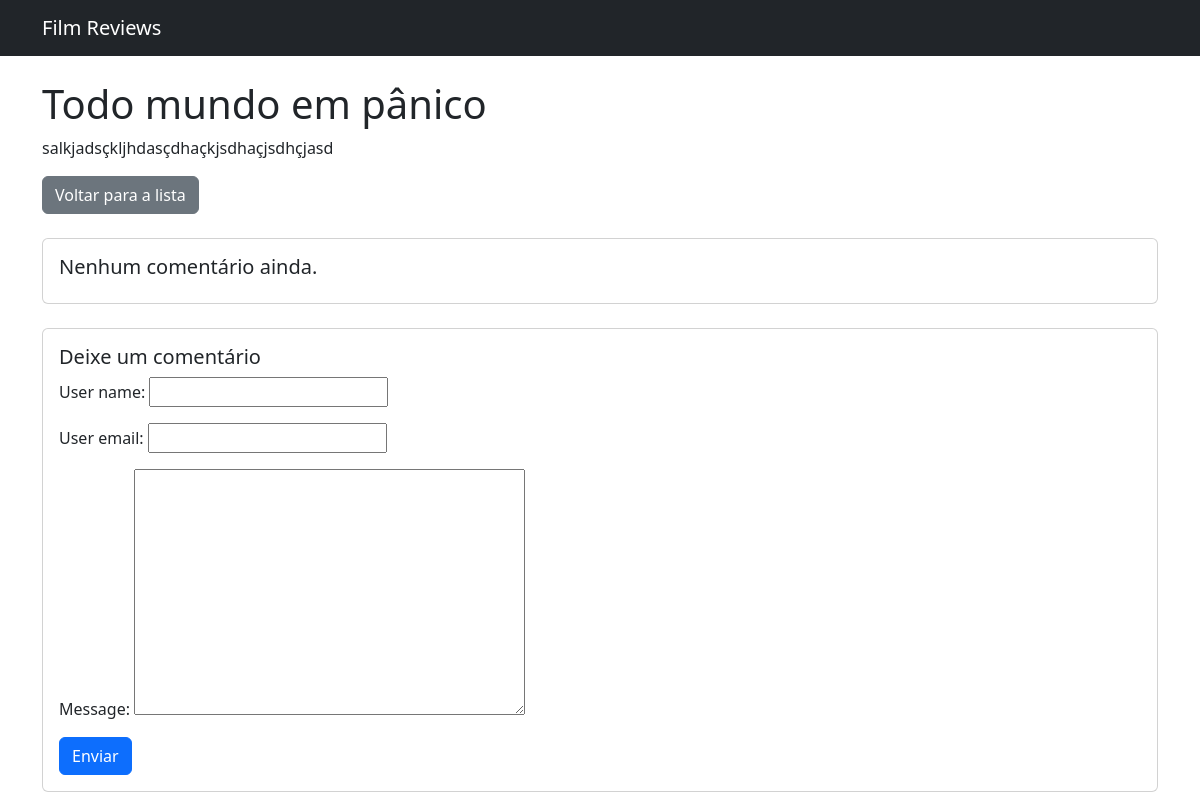
Page /reviews/2026/3/7/todo-mundo-em-panico/ on the earlier database version.
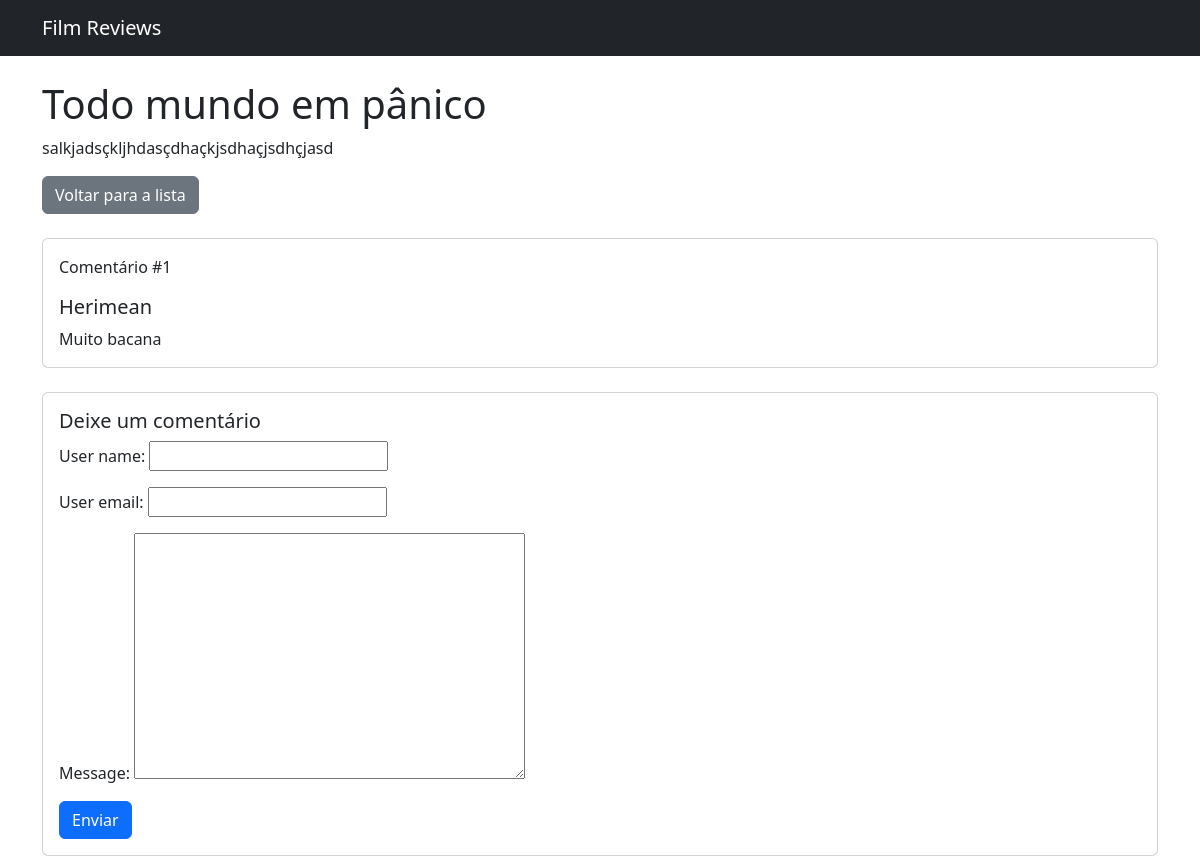
Same page on the later database version.
### reviews/models.py (models this page shows)
class Comment(models.Model):
    review = models.ForeignKey(Review, on_delete=models.CASCADE, related_name='comments')
    user_name = models.CharField(max_length=200)
    user_email = models.EmailField()
    message = models.TextField()
    active = models.BooleanField(default=True)
    created_at = models.DateTimeField(auto_now_add=True)
    updated_at = models.DateTimeField(auto_now=True)

### reviews/views.py (the view)
# urls.py: path('<int:year>/<int:month>/<int:day>/<slug:slugfied_title>/', views.review_detail, name='review_detail'),
def review_detail(request, year, month, day, slugfied_title):
    form = commentForm()
    review = get_object_or_404 (
        Review.published,
        published_at__year=year,
        published_at__month=month,
        published_at__day=day,
        slugfied_title=slugfied_title
    )
    comments = review.comments.filter(active=True)
    return render(request, 'reviews/detail.html', {'review': review, 'form': form, 'comments': comments})

### reviews/forms.py
class commentForm(forms.ModelForm):
    class Meta:
        model = Comment
        fields = ['user_name', 'user_email', 'message']

### reviews/models.py (called while the page is built)
    def get_queryset(self):
        return super().get_queryset().filter(status=Review.Status.PUBLISHED)

### reviews/templates/reviews/detail.html (shortened to what this page needs)
{% extends 'reviews/base.html' %}
{% block content %}
    <div class="container mt-4">
        <h1>{{ review.title }}</h1>
        <p>{{ review.body }}</p>
        <a href="{% url 'reviews:list_reviews' %}" class="btn btn-secondary">Voltar para a lista</a>
        {% for comment in comments %}
            <div class="card mt-4">
                <div class="card-body">
                    <p class="card-text">Comentário #{{ forloop.counter }}</p>
                    <h5 class="card-title">{{ comment.user_name }}</h5>
                    <p class="card-text">{{ comment.message }}</p>
                </div>
            </div>
        {% empty %}
            <div class="card mt-4">
                <div class="card-body">
                    <h5 class="card-title">Nenhum comentário ainda.</h5>
                </div>
            </div>
        {% endfor %}
        <div class="card mt-4">
            <div class="card-body">
                <h5 class="card-title">Deixe um comentário</h5>
                <form action="{% url 'reviews:add_comment' review.id %}" method="post">
                    {{ form.as_p }}
                    <button type="submit" class="btn btn-primary">Enviar</button>
                </form>
            </div>
        </div>
    </div>
{% endblock %}

Differences in the rows shown:
added Comment: user_name "Herimean", message "Muito bacana"
Other differences:
text no longer shown: "Nenhum comentário ainda."
